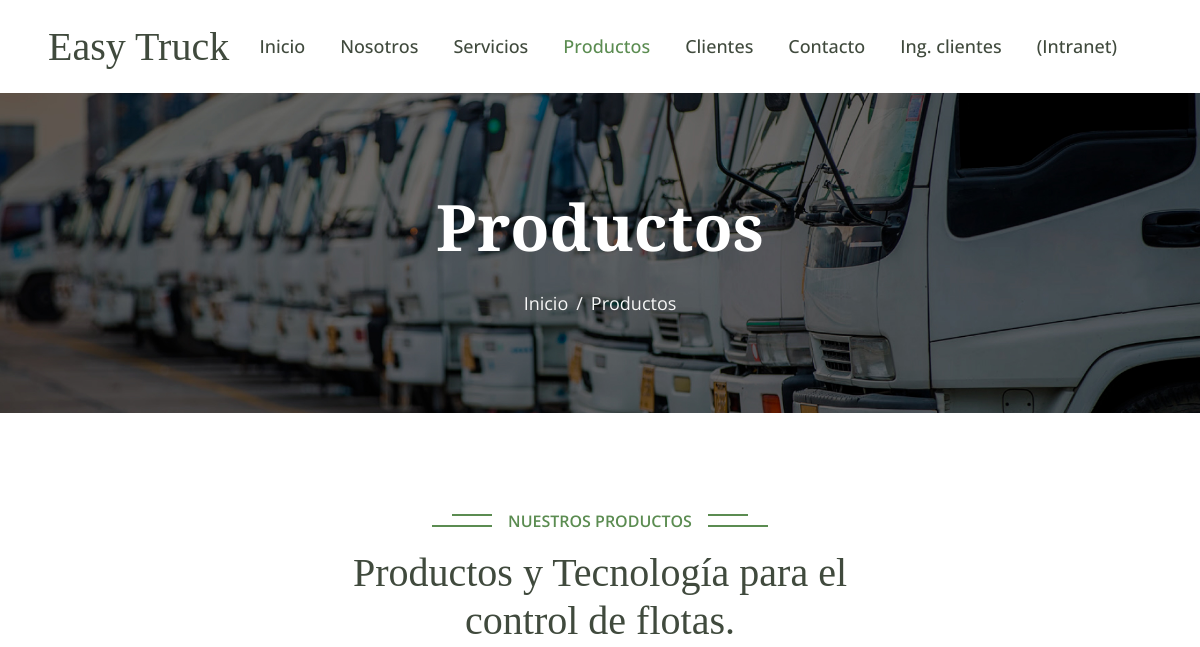
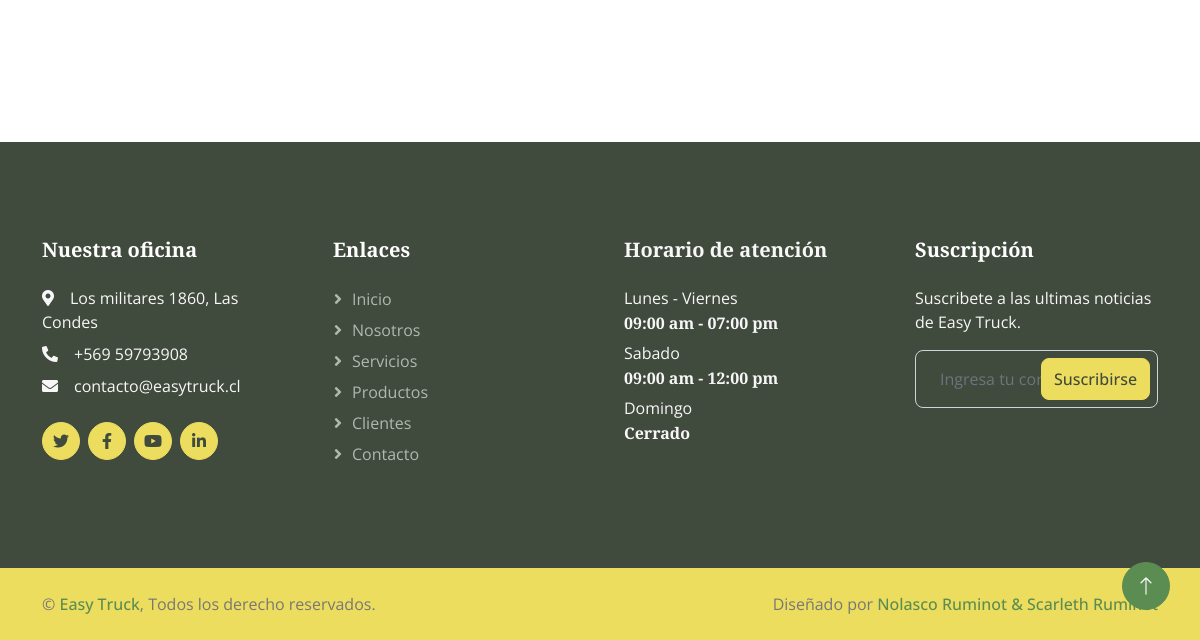
The app's page /productos/, older data (2 pictures, top to bottom).
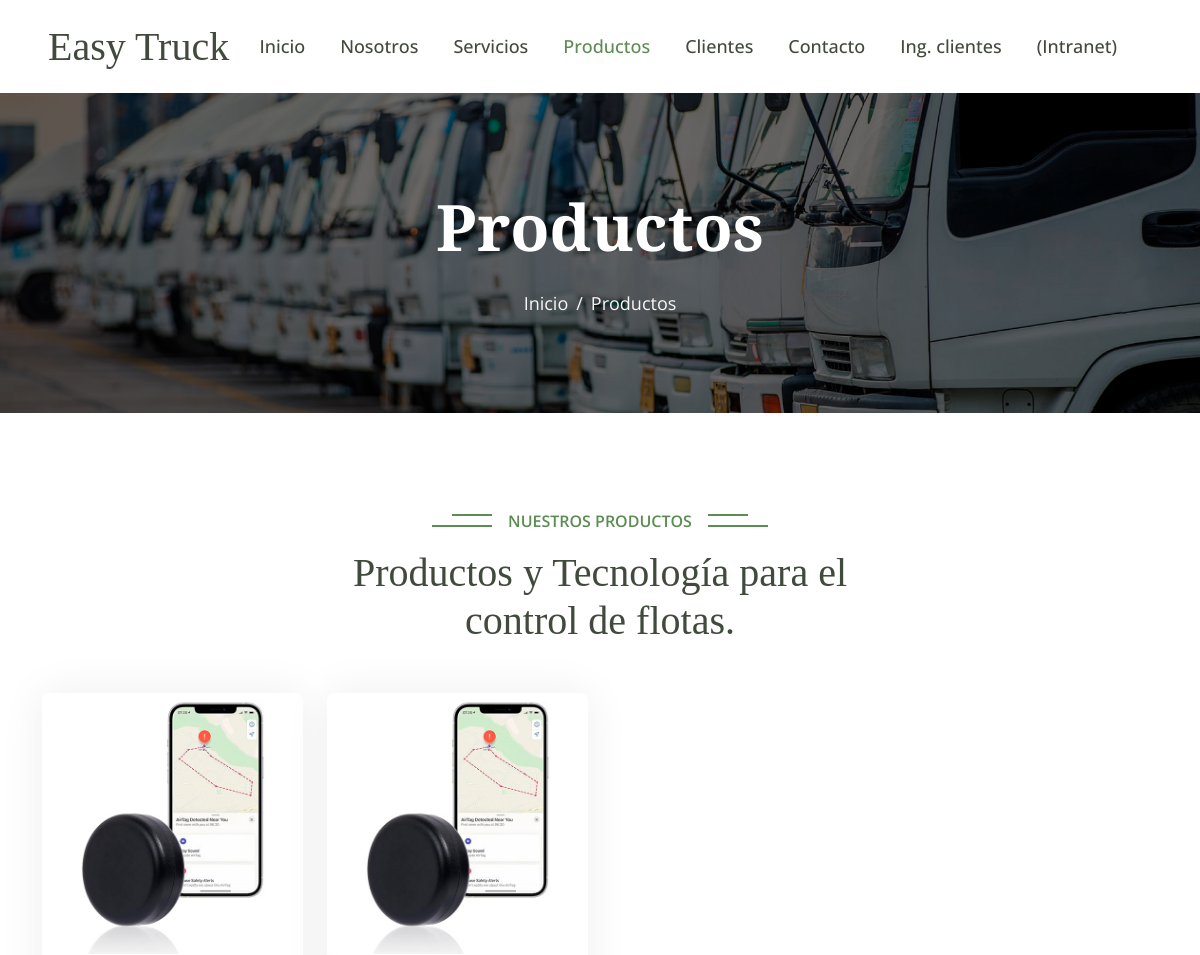
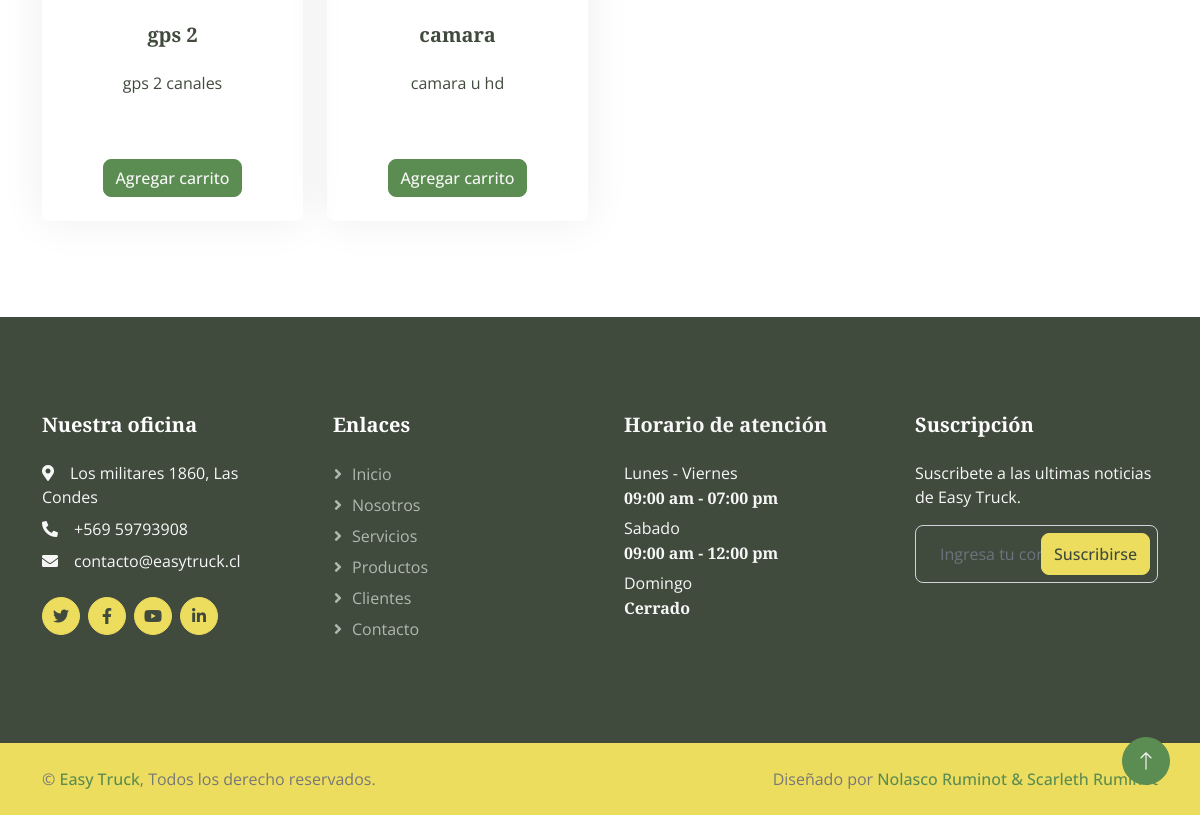
The same page, newer data (2 pictures, top to bottom).
### appEasytruck/models.py (models this page shows, shortened)
class Producto(models.Model):
    productoid = models.AutoField(primary_key=True)
    imagen = models.ImageField(upload_to=generate_unique_filename)  # Usar la función personalizada para nombres únicos
    nombre = models.CharField(max_length=50)
    descripcion = models.TextField(blank=True)
    preciouf = models.CharField(max_length=10)
    stock = models.IntegerField(default=1)
    fechacreacion = models.DateTimeField(auto_now_add=True)
    usuario = models.ForeignKey(User, on_delete=models.CASCADE)

### appEasytruck/views.py (the view)
# urls.py: path('productos/', views.productos, name='productos'),
def productos(request):
    productos = Producto.objects.all()
    return render(request, 'productos.html', {"productos": productos})

### appEasytruck/templates/productos.html (shortened to what this page needs)
{% extends 'base.html' %}
{% load static %}
{% block content %}
<div class="container-fluid page-header py-5 mb-5 wow fadeIn" data-wow-delay="0.1s">
    <div class="container text-center py-5">
        <h1 class="display-3 text-white mb-4 animated slideInDown">Productos</h1>
        <nav aria-label="breadcrumb animated slideInDown">
            <ol class="breadcrumb justify-content-center mb-0">
                <li class="breadcrumb-item"><a href="{% url 'index' %}">Inicio</a></li>
                <li class="breadcrumb-item active" aria-current="page">Productos</li>
            </ol>
        </nav>
    </div>
</div>
<div class="container-xxl py-5">
    <div class="container">
        <div class="text-center mx-auto wow fadeInUp" data-wow-delay="0.1s" style="max-width: 500px;">
            <p class="section-title bg-white text-center text-primary px-3">Nuestros productos</p>
            <h1 class="mb-5">Productos y Tecnología para el control de flotas. </h1>
        </div>
        <div class="row gx-4">
            {% for producto in productos %}
            <div class="col-md-6 col-lg-4 col-xl-3 wow fadeInUp" data-wow-delay="0.1s">
                <div class="product-item" data-uf-multiplier="15">
                    <div class="position-relative">
                        <img class="img-fluid" src="{% static 'img/product-1.jpg' %}" alt="">
                    </div>
                    <div class="text-center p-4">
                        <a class="d-block h5 mb-4" href="">{{ producto.nombre }}</a>
                        <p>{{ producto.descripcion }}</p>
                        <br>
                        <br>
                        <a href="{% url 'carrito' %}">
                            <button class="btn btn-primary">Agregar carrito</button>
                        </a>
                    </div>
                </div>
            </div>
            {% endfor %}
        </div>
    </div>
</div>
{% endblock %}

### appEasytruck/templates/base.html (shortened to what this page needs)
<!DOCTYPE html>
<html lang="es">
<head>
    <link href="https://cdnjs.cloudflare.com/ajax/libs/font-awesome/5.10.0/css/all.min.css" rel="stylesheet">
    <link href="https://cdn.jsdelivr.net/npm/bootstrap-icons@1.4.1/font/bootstrap-icons.css" rel="stylesheet">
    {% load static %}
        <link href= "{% static 'lib/animate/animate.min.css' %}" rel="stylesheet">
        <link href="{% static 'lib/owlcarousel/assets/owl.carousel.min.css' %}" rel="stylesheet">
        <link href="{% static 'lib/lightbox/css/lightbox.min.css' %}" rel="stylesheet">
        <link href="{% static 'css/bootstrap.min.css' %}" rel="stylesheet">
        <link href="{% static 'css/style.css' %}" rel="stylesheet">
</head>
<body>
    <nav class="navbar navbar-expand-lg bg-white navbar-light sticky-top px-4 px-lg-5">
        <a href="{% url 'index' %}" class="navbar-brand d-flex align-items-center">
            <h1 class="m-0">Easy Truck</h1>
        </a>
        <div class="collapse navbar-collapse" id="navbarCollapse">
            <div class="navbar-nav ms-auto p-4 p-lg-0">
                {% if user.is_authenticated %}
                    <a href="{% url 'adminProd' %}" class="nav-item nav-link {% if request.path == '/admin-productos/' %}active{% endif %}">Productos</a>
                    <a href="{% url 'adminProd' %}" class="nav-item nav-link {% if request.path == '/admin-usuarios/' %}active{% endif %}">Usuarios</a>
                    <a href="{% url 'cerrarSesion' %}" class="nav-item nav-link">Cerrar sesión</a>
                {% else %}
                    <a href="{% url 'index' %}" class="nav-item nav-link {% if request.path == '/' %}active{% endif %}">Inicio</a>
                    <a href="{% url 'nosotros' %}" class="nav-item nav-link {% if request.path == '/nosotros/' %}active{% endif %}">Nosotros</a>
                    <a href="{% url 'servicios' %}" class="nav-item nav-link {% if request.path == '/servicios/' %}active{% endif %}">Servicios</a>
                    <a href="{% url 'productos' %}" class="nav-item nav-link {% if request.path == '/productos/' %}active{% endif %}">Productos</a>
                    <a href="{% url 'clientes' %}" class="nav-item nav-link {% if request.path == '/clientes/' %}active{% endif %}">Clientes</a>
                    <a href="{% url 'contacto' %}" class="nav-item nav-link {% if request.path == '/contacto/' %}active{% endif %}">Contacto</a>
                    <a href="{% url 'logCliente' %}" class="nav-item nav-link {% if request.path == '/login-admin/' %}active{% endif %}">Ing. clientes</a>
                    <a href="{% url 'logAdmin' %}" class="nav-item nav-link {% if request.path == '/login-admin/' %}active{% endif %}">(Intranet)</a>
                {% endif %}
            </div>
        </div>
    </nav>
        {% block content %}
        {% endblock %}
    <div class="container-fluid bg-dark footer mt-5 py-5 wow fadeIn" data-wow-delay="0.1s">
        <div class="container py-5">
            <div class="row g-5">
                <div class="col-lg-3 col-md-6">
                    <h5 class="text-white mb-4">Nuestra oficina</h5>
                    <p class="text-light mb-2"><i class="fa fa-map-marker-alt me-3"></i>Los militares 1860, Las Condes</p>
                    <p class="text-light mb-2"><i class="fa fa-phone-alt me-3"></i>+569 59793908</p>
                    <p class="text-light mb-2"><i class="fa fa-envelope me-3"></i>contacto@easytruck.cl</p>
                    <div class="d-flex pt-3">
                        <a class="btn btn-square btn-secondary rounded-circle me-2" href=""><i class="fab fa-twitter"></i></a>
                        <a class="btn btn-square btn-secondary rounded-circle me-2" href=""><i class="fab fa-facebook-f"></i></a>
                        <a class="btn btn-square btn-secondary rounded-circle me-2" href=""><i class="fab fa-youtube"></i></a>
                        <a class="btn btn-square btn-secondary rounded-circle me-2" href=""><i class="fab fa-linkedin-in"></i></a>
                    </div>
                </div>
                <div class="col-lg-3 col-md-6">
                    <h5 class="text-white mb-4">Enlaces</h5>
                    <a class="btn btn-link" href="{% url 'index' %}">Inicio</a>
                    <a class="btn btn-link" href="{% url 'nosotros' %}">Nosotros</a>
                    <a class="btn btn-link" href="{% url 'servicios' %}">Servicios</a>
                    <a class="btn btn-link" href="{% url 'servicios' %}">Productos</a>
                    <a class="btn btn-link" href="{% url 'clientes' %}">Clientes</a>
                    <a class="btn btn-link" href="{% url 'contacto' %}">Contacto</a>
                </div>
                <div class="col-lg-3 col-md-6">
                    <h5 class="text-light mb-4">Horario de atención</h5>
                    <p class=" text-light mb-1">Lunes - Viernes</p>
                    <h6 class="text-light">09:00 am - 07:00 pm</h6>
                    <p class=" text-light mb-1">Sabado</p>
                    <h6 class="text-light">09:00 am - 12:00 pm</h6>
                    <p class=" text-light mb-1">Domingo</p>
                    <h6 class="text-light">Cerrado</h6>
                </div>
                <div class="col-lg-3 col-md-6">
                    <h5 class="text-white mb-4">Suscripción</h5>
                    <p class="text-light">Suscribete a las ultimas noticias de Easy Truck.</p>
                    <div class="position-relative w-100">
                        <input class="form-control bg-transparent w-100 py-3 ps-4 pe-5" type="text" placeholder="Ingresa tu correo">
                        <button type="button" class="btn btn-secondary py-2 position-absolute top-0 end-0 mt-2 me-2">Suscribirse</button>
                    </div>
                </div>
            </div>
        </div>
    </div>
    <div class="container-fluid bg-secondary text-body copyright py-4">
        <div class="container">
            <div class="row">
                <div class="col-md-6 text-center text-md-start mb-3 mb-md-0">
                    &copy; <a class="fw-semi-bold" href="#">Easy Truck</a>, Todos los derecho reservados.
                </div>
                <div class="col-md-6 text-center text-md-end">
                   Diseñado por <a class="fw-semi-bold" href="#">Nolasco Ruminot & Scarleth Ruminot</a>
                </div>
            </div>
        </div>
    </div>
    <a href="#" class="btn btn-lg btn-primary btn-lg-square rounded-circle back-to-top"><i class="bi bi-arrow-up"></i></a>
</body>
</html>

### appEasytruck/static/css/style.css (style rules this page uses)
:root { --primary: #5B8C51; --secondary: #EDDD5E; --light: #F7F7F7; --dark: #404A3D; }
.back-to-top { position: fixed; display: none; right: 30px; bottom: 30px; z-index: 99; }
h1 { color:#404A3D; font-weight: 400; }
p { color:#404A3D; font-weight: 400; }
.fw-semi-bold { font-weight: 500 !important; }
.btn { transition: .5s; font-weight: 500; }
.btn-primary, .btn-outline-primary:hover { color: var(--light); }
.btn-secondary, .btn-outline-secondary:hover { color: var(--dark); }
.btn-square { width: 38px; height: 38px; }
.btn-lg-square { width: 48px; height: 48px; }
.btn-square, .btn-sm-square, .btn-lg-square { padding: 0; display: flex; align-items: center; justify-content: center; font-weight: normal; }
.navbar.sticky-top { top: -100px; transition: .5s; }
.navbar .navbar-nav .nav-link { margin-right: 35px; padding: 25px 0; color: var(--dark); font-size: 18px; font-weight: 500; outline: none; }
.navbar .navbar-nav .nav-link:hover, .navbar .navbar-nav .nav-link.active { color: var(--primary); }
.page-header { background: url(../img/banner.jpg) center center no-repeat; background-size: cover; }
.page-header .breadcrumb-item+.breadcrumb-item::before { color: var(--light); }
.page-header .breadcrumb-item, .page-header .breadcrumb-item a { font-size: 18px; color: var(--light); }
.section-title { position: relative; display: inline-block; text-transform: uppercase; font-weight: 600; }
.section-title::before { position: absolute; content: ""; width: calc(100% + 80px); height: 2px; top: 5px; left: -40px; background: var(--primary); z-index: -1; }
.section-title::after { position: absolute; content: ""; width: calc(100% + 120px); height: 2px; bottom: 6px; left: -60px; background: var(--primary); z-index: -1; }
.product-item { position: relative; border-radius: 8px; overflow: hidden; box-shadow: 0 0 45px rgba(0, 0, 0, .07); }
.footer { color: #B0B9AE; }
.footer .btn.btn-link { display: block; margin-bottom: 5px; padding: 0; text-align: left; color: #B0B9AE; font-weight: normal; text-transform: capitalize; transition: .3s; }
.footer .btn.btn-link::before { position: relative; content: "\f105"; font-family: "Font Awesome 5 Free"; font-weight: 900; margin-right: 10px; }

Row changes from the older to the newer data that the page shows:
added Producto: nombre "gps 2", descripcion "gps 2 canales"
added Producto: nombre "camara", descripcion "camara u hd"
